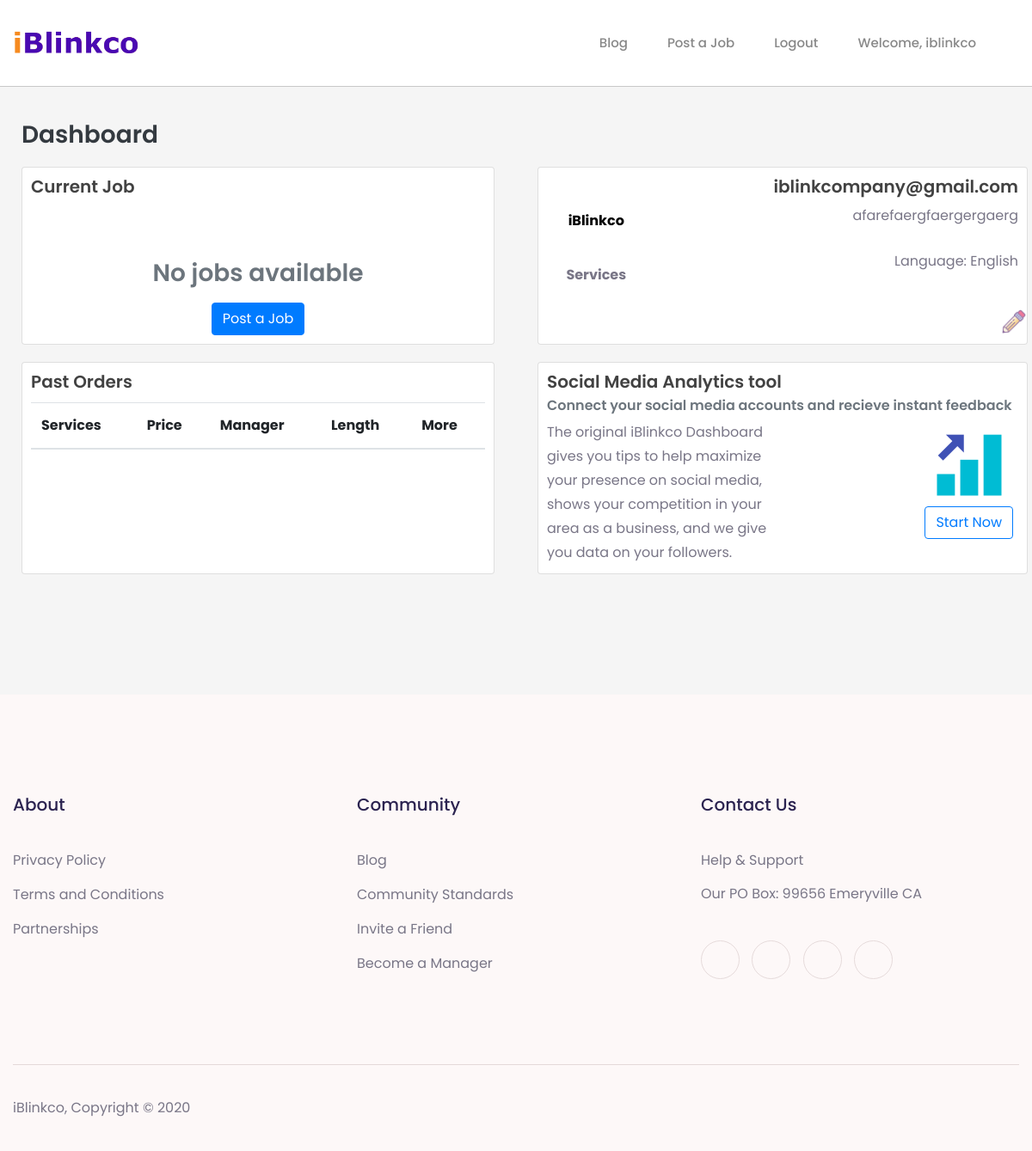
/dashboard (signed in), run on an earlier commit of the app's database.
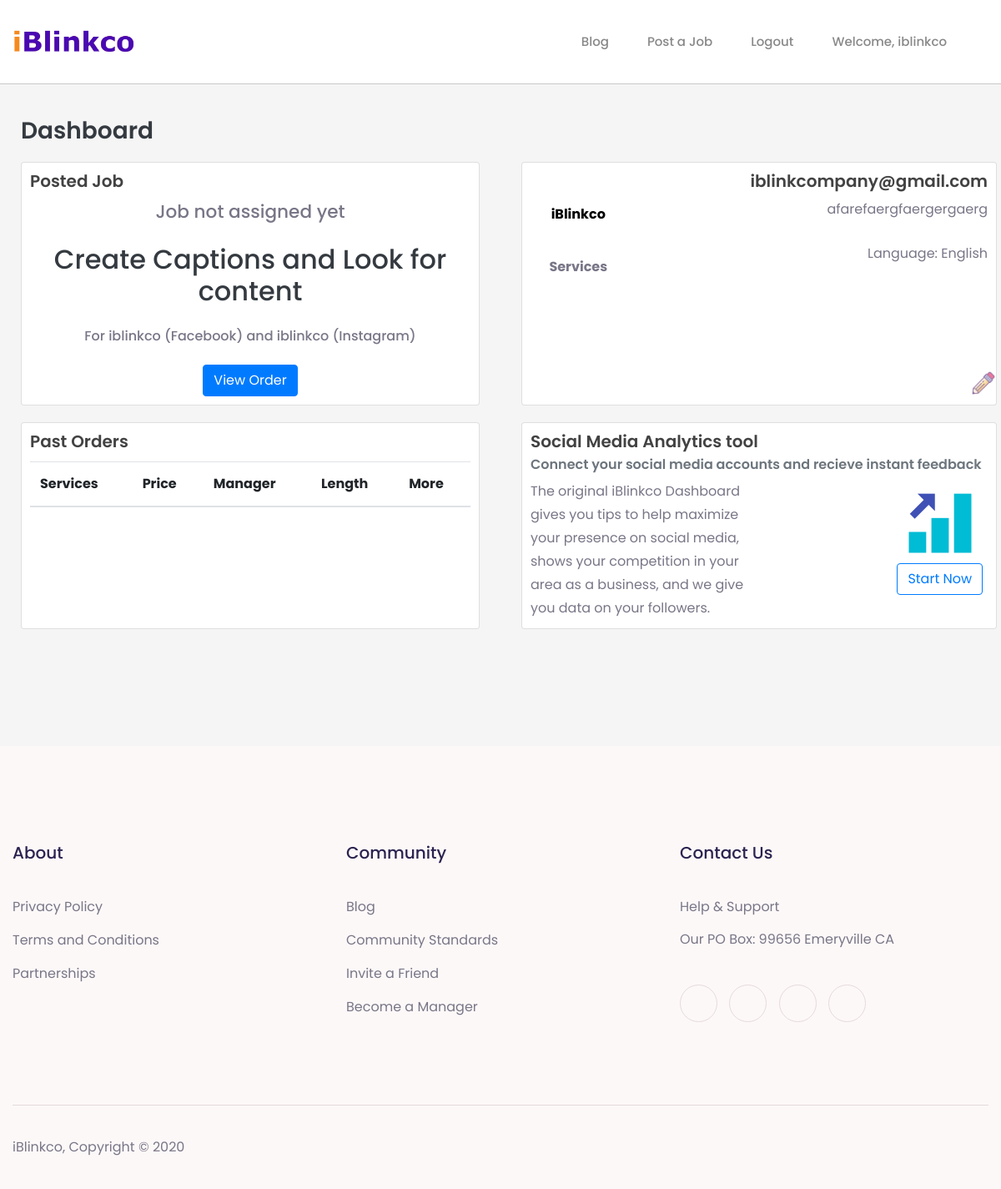
And on a later commit of the database.
### service/models.py (models this page shows, shortened)
class JobPost(models.Model):
    job_id = models.CharField(max_length=120, blank=True)
    client = models.ForeignKey(User, on_delete=models.CASCADE, related_name='client', null=True)
    manager = models.ForeignKey(User, null=True, on_delete=models.CASCADE, related_name='manager', blank=True)
    number_of_post = models.IntegerField()
    length = models.IntegerField()
    manager_payment = models.DecimalField(default=0.00, max_digits=100, decimal_places=2)
    price_paid = models.DecimalField(default=0.00, max_digits=100, decimal_places=2)
    paid_for = models.BooleanField(default=False)
    job_fee = models.DecimalField(default=0.00, max_digits=100, decimal_places=2)
    manager_paid = models.BooleanField(default=False)
    job_complete = models.BooleanField(default=False)
    captions = models.BooleanField(default=False)
    search_for_content = models.BooleanField(default=False)
    post_for_you = models.BooleanField(default=False)
    engagement = models.BooleanField(default=False)
    service_description = models.CharField(max_length=5000, default='none')
    manager_randomly_assigned = models.BooleanField(default=True)
    instagram = models.BooleanField(default=False)
    facebook = models.BooleanField(default=False)
    instagram_username = models.CharField(max_length=100, blank=True, default='none')
    facebook_username = models.CharField(max_length=100, blank=True, default='none')
    completed_milestone_one = models.BooleanField(default=False)
    milestone_one_statement = models.CharField(max_length=1000, default='none')
    milestone_one_files = models.FileField(default='default.jpg',  upload_to='milestone_files')
    completed_milestone_two = models.BooleanField(default=False)
    milestone_two_statement = models.CharField(max_length=1000, default='none')
    milestone_two_files = models.FileField(default='default.jpg',  upload_to='milestone_files')
    completed_milestone_three = models.BooleanField(default=False)
    milestone_three_statement = models.CharField(max_length=1000, default='none')
    milestone_three_files = models.FileField(default='default.jpg', upload_to='milestone_files')
    completed_milestone_four = models.BooleanField(default=False)
    milestone_four_statement = models.CharField(max_length=1000, default='none')
    milestone_four_files = models.FileField(default='default.jpg',  upload_to='milestone_files')
    job_preparation_completed = models.BooleanField(default=False)
    job_preparation_deadline = models.DateTimeField(
        max_length=8, blank=True, null=True)
    date_requested = models.DateTimeField(
        verbose_name='date requested', auto_now_add=True)
    deadline = models.DateTimeField(max_length=8, blank=True, null=True)

### dashboard/views.py (the view, shortened to what this page needs)
# urls.py: path('dashboard', views.dashboard, name='dashboard-home'),
@login_required(login_url="/?login=true")
def dashboard(request):
    profile = request.user.profile
    if profile.is_client == False and profile.is_manager == False:
        return redirect('homepage-overview')
    if profile.is_client == True:
        if profile.business_type != 'none':
            update_profile_form = ProfileUpdateFormClient(instance=request.user.profile)
            past_orders = JobPost.objects.filter(client=request.user.pk, job_complete=True).order_by('-date_requested')
            currentJob = JobPost.objects.filter(client=request.user.pk, job_complete=False)
            return render(request, 'dashboard/client.html', { 'profile': profile, 'current_job' : currentJob, 'past_orders' : past_orders, 'update_profile_form' : update_profile_form, "static_header" : True, "nav_black_link" : True } )
        else:
            return redirect('service-complete-profile-client')

### dashboard/templates/dashboard/client.html (shortened to what the changed rows need)
{% extends 'homepage/header.html' %}
{% load static %}
{% block content %}
<div class="client">
    <div class="container-fluid">
        <div class="row">
            <div class="col-md-6 d-flex align-items-stretch">
                <div class="card dashboard-card" id="current-jobs">
                    <div class="card-body">
                        <h5 class="card-title section-header">
                            {% if current_job %}
                            {% for job in current_job %}
                            {% if job.manager %}
                            Current Job
                            {% else %}
                            Posted Job
                            {% endif %}
                            {% endfor %}
                            {% else %}
                            Current Job
                            {% endif %}
                        </h5>
                        {% if current_job %}
                        <div class="current-job text-center">
                            {% for job in current_job %}
                            {% if job.manager %}
                            <p class="h5">{{ job.manager }}</p>
                            {% else %}
                            <p class="h5">Job not assigned yet</p>
                            {% endif %}
                            <p class="h2">
                                {% if job.captions == True %}
                                Create Captions
                                {% endif %}
                                {% if job.captions == True and job.search_for_content == True %}
                                and
                                {% endif %}
                                {% if job.search_for_content == True %}
                                Look for content
                                {% endif %}
                            </p>
                            <p class="h6">For
                                {% if job.facebook == True %}
                                {{ job.facebook_username }} (Facebook)
                                {% endif %}
                                {% if job.facebook == True and job.instagram == True %}
                                and
                                {% endif %}
                                {% if job.instagram == True %}
                                {{ job.instagram_username }} (Instagram)
                                {% endif %}
                            </p>
                            {% if job.paid_for is not True %}
                            {% if job.manager %}
                                <a href="{% url 'dashboard-confirm-job' job.id %}" id="view-order-button"
                                    class="btn btn-primary">Pay</a>
                            {% else %}
                                <a href="{% url 'dashboard-confirm-job' job.id %}" id="view-order-button" class="btn btn-primary">View Order</a>
                            {% endif %}
                            {% else %}
                            <a href="{% url 'dashboard-job-detail-client' job.id %}" class="btn btn-success">Details</a>
                            {% endif %}
                            {% endfor %}
                        </div>
                        {% else %}
                        <div id="no-job" class="text-center">
                            <h3 class="text-secondary">No jobs available</h3>
                            <a href="{% url 'service-job-select' %}" class="btn btn-primary">Post a Job</a>
                        </div>
                        {% endif %}
                    </div>
                </div>
            </div>
        </div>
        <div class="row">
            <div class="col-md-6 d-flex align-items-stretch">
                <div class="card dashboard-card" id="past-orders">
                    <div class="card-body">
                        <div class="card-body table-responsive p-0">
                            <table class="table table-striped table-valign-middle">
                                <thead>
                                    <tr>
                                        <th>Services</th>
                                        <th>Price</th>
                                        <th>Manager</th>
                                        <th>Length</th>
                                        <th>More</th>
                                    </tr>
                                </thead>
                            </table>
                        </div>
                    </div>
                </div>
            </div>
        </div>
    </div>
</div>
{% endblock %}

What changed in the data, as far as the page shows it:
added JobPost: shows "Posted Job", shows "Job not assigned yet", captions "Create Captions", search_for_content "Look for content", facebook_username "iblinkco", facebook "and", instagram_username "iblinkco", paid_for "View Order"
Also different on the page:
text no longer shown: "Current Job No jobs available Post a Job"
